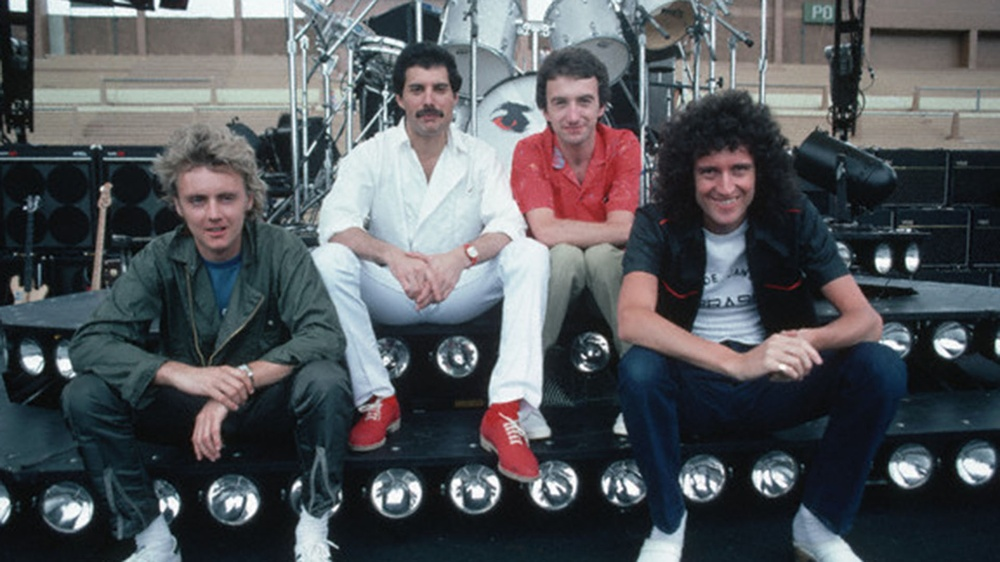
#> input picture Resources/QUEEN.jpg, 1000 x 562 px, shrunk from 1920 x 1079 before the run
$ python chapter9.py
#> lines starting #> are read from the running program, lines starting #| are printed output that depends on the picture; after the words box and inside, x2 and y2 are one past the last pixel; in counts of white or black regions, pixels touching at a corner belong together
# Chapter 9: Face detection -> Algoritmo Viola - Jones -> Paper: https://www.cs.cmu.edu/~efros/courses/LBMV07/Papers/viola-cvpr-01.pdf

import cv2

faceCascade = cv2.CascadeClassifier("HaarCascades/haarcascade_frontalface_default.xml")    # Clasificación en cascada -> Haar cascade = Rectángulos para formar la imagen integral (Haar-like features)
    # Nota: Para ver qué features son mejores para detectar caras, se ha entrenado con imágenes de caras y de otras cosas y se ha visto el porcentaje de acierto
    # OpenCV proporciona diferentes cascades ("nodos" de decisión para clasificar) según el tipo de imagen -> En los .xml se muestran sus características -> Cambiar según la imagen
    # También se pueden crear cascades para detectar otros objetos (buscar "make Haar Cascade OpenCV") usando el mismo algoritmo, aunque el objetivo principal de este es usar caras
img = cv2.imread("Resources/QUEEN.jpg")
#> img is the input picture: shape (562, 1000, 3); mean B, G, R 90.4, 86.3, 83.1
imgGray = cv2.cvtColor(img, cv2.COLOR_BGR2GRAY) # Para ejecutar Viola-Jones hay que pasar la imagen a blanco y negro
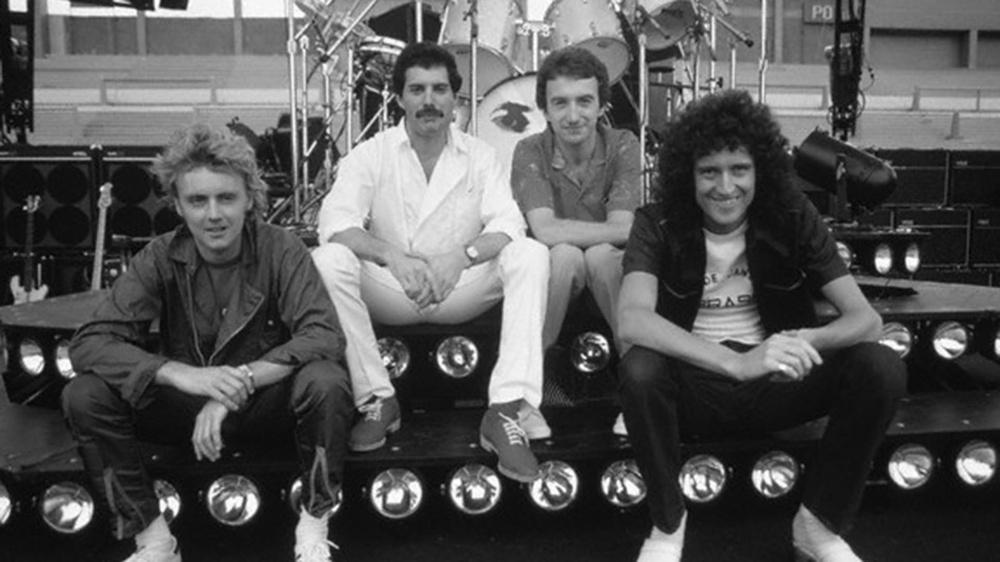
#> imgGray: shape (562, 1000); min 3, max 255, mean 85.8

faces = faceCascade.detectMultiScale(imgGray, 1.9, 4)   # detectMultiScale para detectar las caras -> Los parámetros introducidos pueden variar
#> faces = [[384, 55, 87, 87], [530, 68, 87, 87], [680, 137, 87, 87], [170, 166, 87, 87]]
    # Nota: Este cascade no es muy preciso pero es rápido
for (x, y, w, h) in faces:  # Coordenadas de las caras
    cv2.rectangle(img, (x,y), (x+w, y+h), (255, 0, 0), 2)    # Dibuja un rectángulo sobre las caras
#> this loop made 4 passes
#> (x, y) on passes 1 to 4: (384, 55), (530, 68), (680, 137), (170, 166)
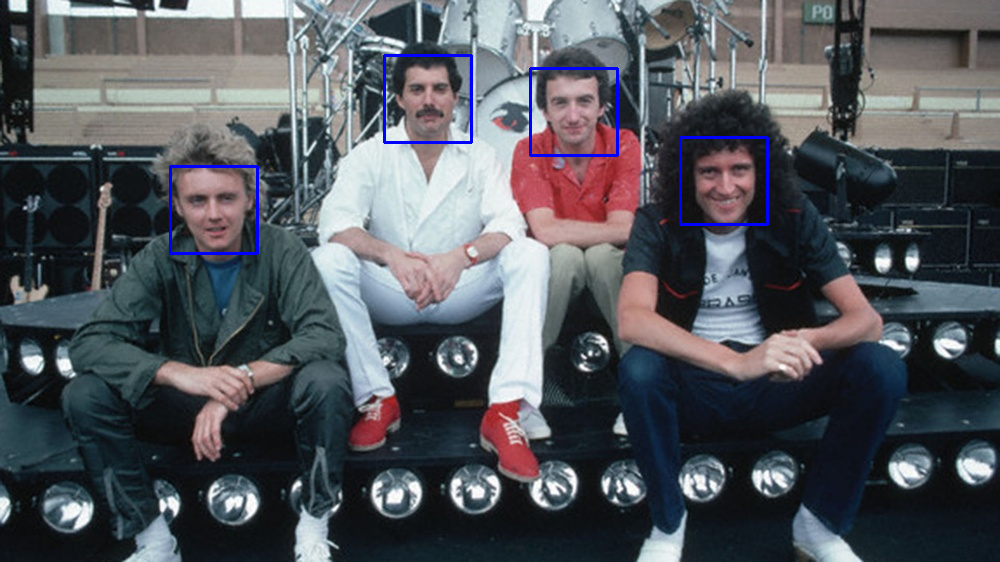
#> img: shape (562, 1000, 3); 0.74% of pixels changed, all inside (x1, y1, x2, y2) = (169, 54, 769, 255)

cv2.imshow("Resultado", img)
cv2.waitKey(0)

# Vïdeo adicional sobre los Haar features -> https://www.youtube.com/watch?v=F5rysk51txQ
# Vídeo adicional sobre Viola-Jones -> https://www.youtube.com/watch?v=uEJ71VlUmMQ

$ run again, with Resources/cards.jpg copied over Resources/QUEEN.jpg
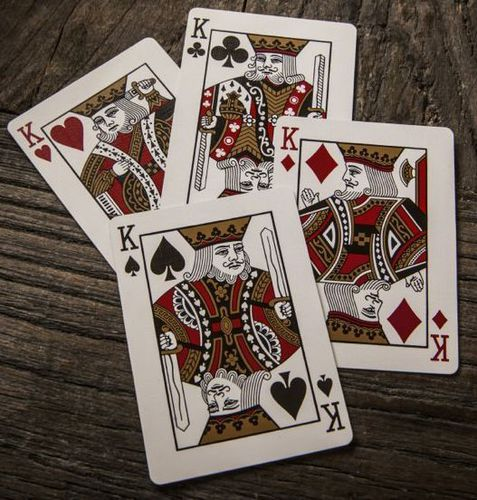
#> input picture Resources/cards.jpg, 477 x 500 px
#> img is the input picture: shape (500, 477, 3); mean B, G, R 88.1, 96.6, 109.6
#> `imgGray = cv2.cvtColor(img, cv2.COLOR_BGR2GRAY)`:
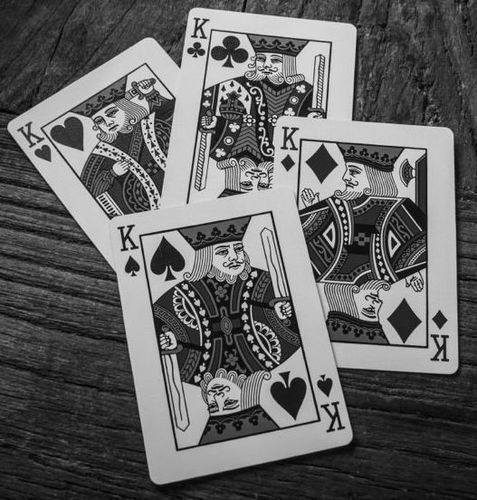
#> imgGray: shape (500, 477); min 1, max 251, mean 99.5
#> faces = ()

$ run again, with Resources/Collage Jazz.png saved as Resources/QUEEN.jpg
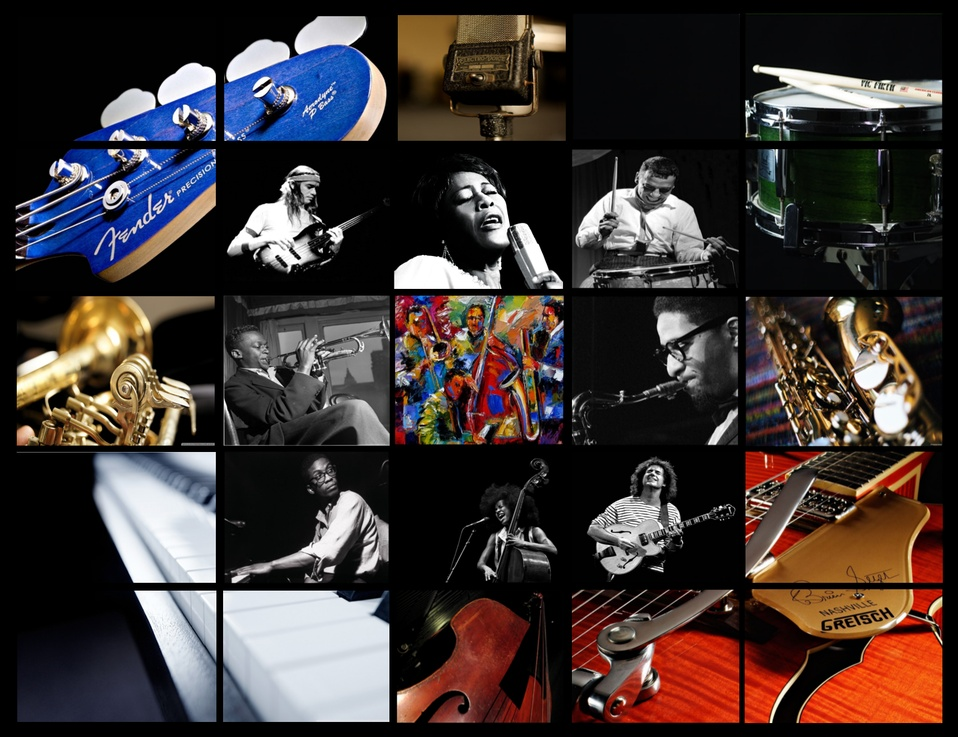
#> input picture Resources/Collage Jazz.png, 958 x 737 px, shrunk from 1722 x 1324 before the run
#> img is the input picture: shape (737, 958, 3); mean B, G, R 52.5, 53.9, 63.3
#> `imgGray = cv2.cvtColor(img, cv2.COLOR_BGR2GRAY)`:
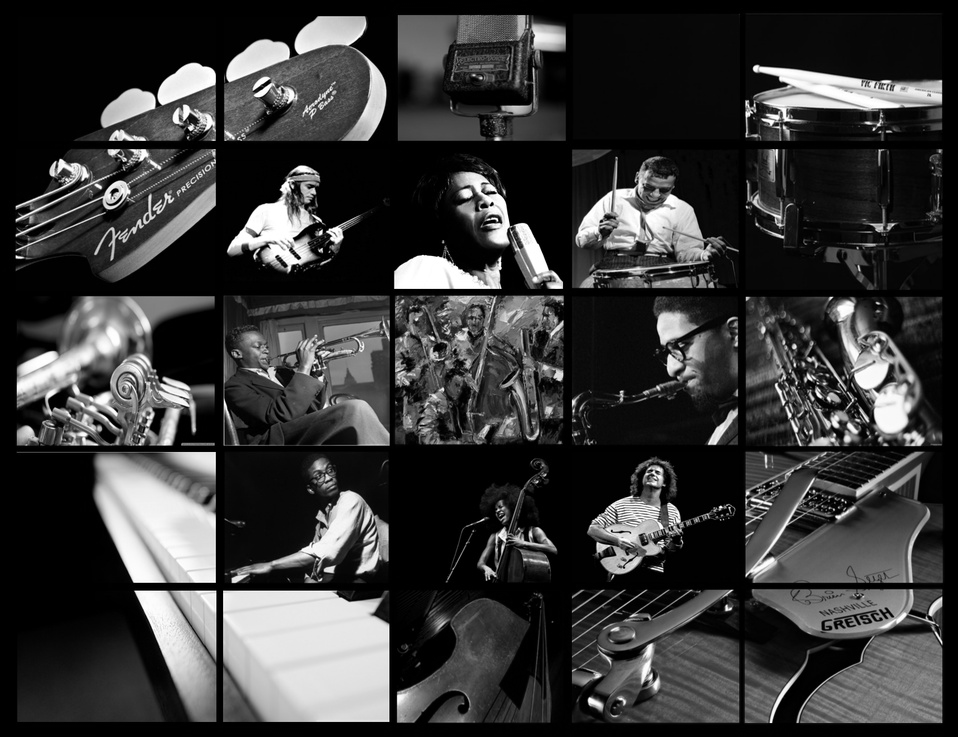
#> imgGray: shape (737, 958); min 0, max 255, mean 56.6
#> faces = ()
